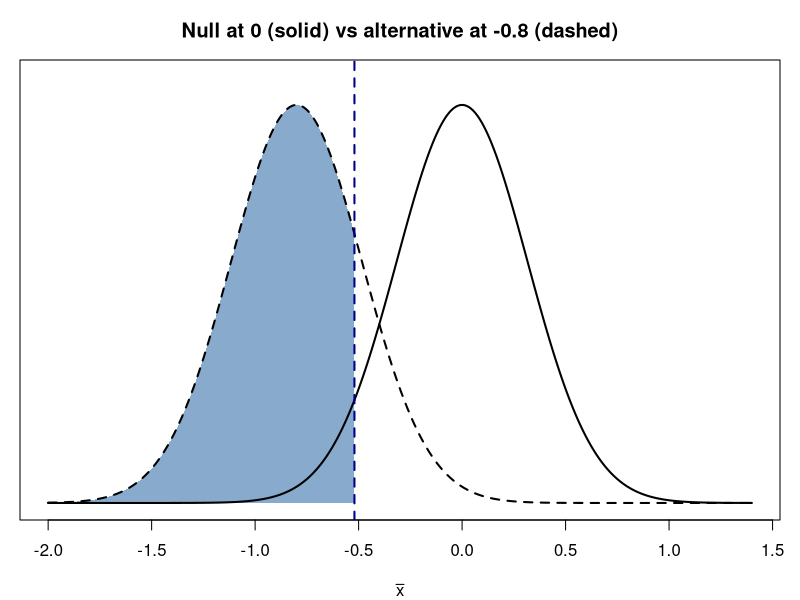

Source code (R):
## ---- chunk 1
library(ggplot2)
library(dplyr)
## ---- chunk 2
# proportion of US women taller than Beyonce (5'7" = 67 in)
# population: mean 65 in, sd 3.5 in
pnorm(q = 67, mean = 65, sd = 3.5, lower.tail = FALSE)

# same thing via the Z value
z <- (67 - 65) / 3.5
z
pnorm(z, lower.tail = FALSE)

# between Ariana Grande (5'0" = 60 in) and Beyonce (67 in)
pnorm(67, 65, 3.5) - pnorm(60, 65, 3.5)
## ---- chunk 3
# 4 guppies netted, 30% have black spots, want exactly 2 spotted
choose(4, 2)
dbinom(x = 2, size = 4, prob = 0.3)
## ---- chunk 4
# California measles, usual rate 1.75 cases per month
dpois(2, 1.75)                  # exactly 2

dpois(0, 1.75) + dpois(1, 1.75) + dpois(2, 1.75)   # 0, 1 or 2
ppois(2, 1.75)                                     # same thing

# 26 or more. Use lower.tail = FALSE, NOT 1 - ppois(25, 1.75)
ppois(25, 1.75, lower.tail = FALSE)
1 - ppois(25, 1.75)   # returns exactly 0, which is wrong
## ---- chunk 5
qnorm(0.95)     # 1.645, for a 90% CI
qnorm(0.975)    # 1.960, for a 95% CI
qnorm(0.995)    # 2.576, for a 99% CI
## ---- chunk 6
# step 1, the cutoff under the null
qnorm(0.05)                              # Z alpha
cutoff <- qnorm(0.05, mean = 0, sd = 1 / sqrt(10))
cutoff

# step 2, the area below that cutoff under the alternative
power <- pnorm(cutoff, mean = -0.8, sd = 1 / sqrt(10))
power
1 - power                                # this is beta
## ---- chunk 7
se   <- 1 / sqrt(10)
crit <- qnorm(.05, 0, se)
x    <- seq(-2.0, 1.4, length = 1000)

par(mar = c(4, 1, 3, 1))
plot(x, dnorm(x, 0, se), type = "n", ylim = c(0, 1.35),
     ylab = "", xlab = expression(bar(x)), yaxt = "n",
     main = "Null at 0 (solid) vs alternative at -0.8 (dashed)")
xr <- x[x <= crit]
polygon(c(xr, crit, min(x)), c(dnorm(xr, -0.8, se), 0, 0),
        col = "#88AACC", border = NA)
lines(x, dnorm(x,    0, se), lwd = 2)
lines(x, dnorm(x, -0.8, se), lwd = 2, lty = "dashed")
abline(v = crit, lwd = 2, col = "#000088", lty = "dashed")
## ---- chunk 8
# the submitted version had two calculation bugs
1 - ppois(5, lambda = 3.1)          # WRONG, this is P(X >= 6)
1 - ppois(4, lambda = 3.1)          # correct, P(X >= 5)

3.1 + c(-1, 1) * 1.96 * 1.8         # WRONG, used sigma not sigma/sqrt(n)
3.1 + c(-1, 1) * 1.96 * 1.8 / sqrt(40)   # correct
## ---- chunk 9
# B1, fraction of positives that are real (PPV)
(0.80 * 0.06) / (0.80 * 0.06 + 0.03 * 0.94)

# B2, false and true positives among 5000 screened
5000 * (1 - 0.06) * (1 - 0.97)
5000 * 0.06 * 0.80

# check that B2 reproduces B1
240 / (240 + 141)
## ---- chunk 10
# B3, referrals arrive at 2.4 per hour. P(no referrals in an hour)
dpois(0, lambda = 2.4)

# B4, time to treatment, n = 64, xbar = 21, sigma = 6
21 + c(-1, 1) * qnorm(0.975) * 6 / sqrt(64)
## ---- chunk 11
pbinom(3, size = 20, prob = 0.3)                        # P(X <= 3)
dbinom(3, size = 20, prob = 0.3)                        # P(X == 3)
pbinom(3, size = 20, prob = 0.3, lower.tail = FALSE)    # P(X >= 4), NOT P(X >= 3)

1 - pbinom(2, size = 20, prob = 0.3)                    # this is P(X >= 3)
## ---- chunk 12
# D1, what n gives a 95% CI of total width 5.0 when sigma = 12?
(1.96 * 12 / 2.5)^2        # round UP

# D2, what specificity puts PPV at 0.50 when sens = 0.90 and prevalence = 0.05?
1 - (0.90 * 0.05) / 0.95
## ---- chunk 13
0.4 * sqrt(200)     # Study 3
0.8 * sqrt(50)      # Study 4, identical
## ---- chunk 14
7 / 4                       # lambda for a 15 minute window
dpois(0:6, lambda = 1.75)   # the distribution over that window
## ---- chunk 15
(0.97 * 0.002) / (0.97 * 0.002 + 0.03 * 0.998)
